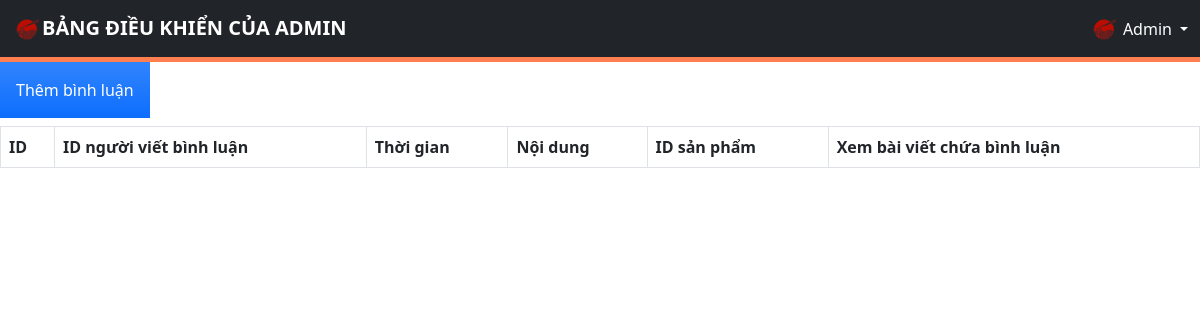
Page /admin/productCommentManagement.php on the earlier database version.
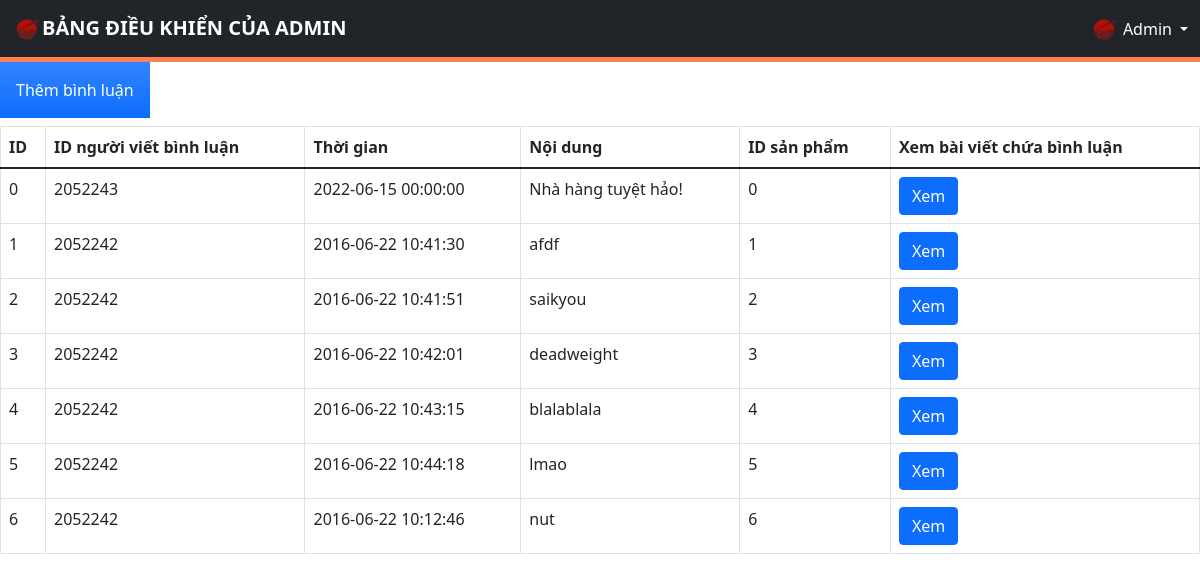
Same page on the later database version.
### tables this page shows
CREATE TABLE `prod_comments` (
  `id` int(10) UNSIGNED NOT NULL,
  `user_id` int(11) NOT NULL,
  `datetime` datetime NOT NULL,
  `content` text NOT NULL,
  `prod_id` int(11) NOT NULL
);

### admin/productCommentManagement.php (the view, shortened to what this page needs)
<!DOCTYPE html>
<html lang="en">
<head>
  <link href="https://cdnjs.cloudflare.com/ajax/libs/font-awesome/5.9.0/css/all.min.css" rel="stylesheet">
  <link href="https://cdn.jsdelivr.net/npm/bootstrap@5.1.3/dist/css/bootstrap.min.css" rel="stylesheet">
  <link rel="stylesheet" href="admin-styles/styles.css">
</head>
<body>
  <div>
    <?php $IPATH = $_SERVER["DOCUMENT_ROOT"]."/btl-web/admin/";
    include($IPATH."navbar.php");?>
  </div>
    <form method="post" action="productCommmentManagement.php">
      <a href="newProductComment.php"><input type="button" class="p-3 mb-2 bg-primary bg-gradient text-white" value="Thêm bình luận"></a>
    </form>
    <?php
      include('../config/config.php');
      echo "<table class='table table-bordered'>
              <tr>
                  <th>ID</th>
                  <th>ID người viết bình luận</th>
                  <th>Thời gian</th>
                  <th>Nội dung</th>
                  <th>ID sản phẩm</th>
                  <th>Xem bài viết chứa bình luận</th>
              </tr>
              <tbody>";
      $sql = "SELECT * from prod_comments";
      $result = $conn->query($sql);
      if ($result->num_rows > 0) {
        while ($row = $result->fetch_assoc()) {
          $id = $row['id'];
          $user_id = $row['user_id'];
          $datetime = $row['datetime'];
          $content = $row['content'];
          $content = mysqli_real_escape_string($conn, $content);
          $prod_id = $row['prod_id'];
          echo "<tr>
                  <td>" . $id . "</td>
                  <td>" . $user_id . "</td>
                  <td>" . $datetime . "</td>
                  <td>" . $content . "</td>
                  <td>" . $prod_id . "</td>
                  <td>
                      <a href='../productInfo.php?prod_id=$prod_id'
                        class='btn btn-primary m-r-1em' name='edit'>Xem</a>
                  </td>
                </tr>";
        }
        echo "</tbody></table>";
      }
    ?>
</body>
</html>

Differences in the rows shown:
added prod_comments: id "0", user "2052243", datetime "2022-06-15 00:00:00", content "Nhà hàng tuyệt hảo!", prod "0"
added prod_comments: id "1", user "2052242", datetime "2016-06-22 10:41:30", content "afdf", prod "1"
added prod_comments: id "2", user "2052242", datetime "2016-06-22 10:41:51", content "saikyou", prod "2"
added prod_comments: id "3", user "2052242", datetime "2016-06-22 10:42:01", content "deadweight", prod "3"
added prod_comments: id "4", user "2052242", datetime "2016-06-22 10:43:15", content "blalablala", prod "4"
added prod_comments: id "5", user "2052242", datetime "2016-06-22 10:44:18", content "lmao", prod "5"
added prod_comments: id "6", user "2052242", datetime "2016-06-22 10:12:46", content "nut", prod "6"
